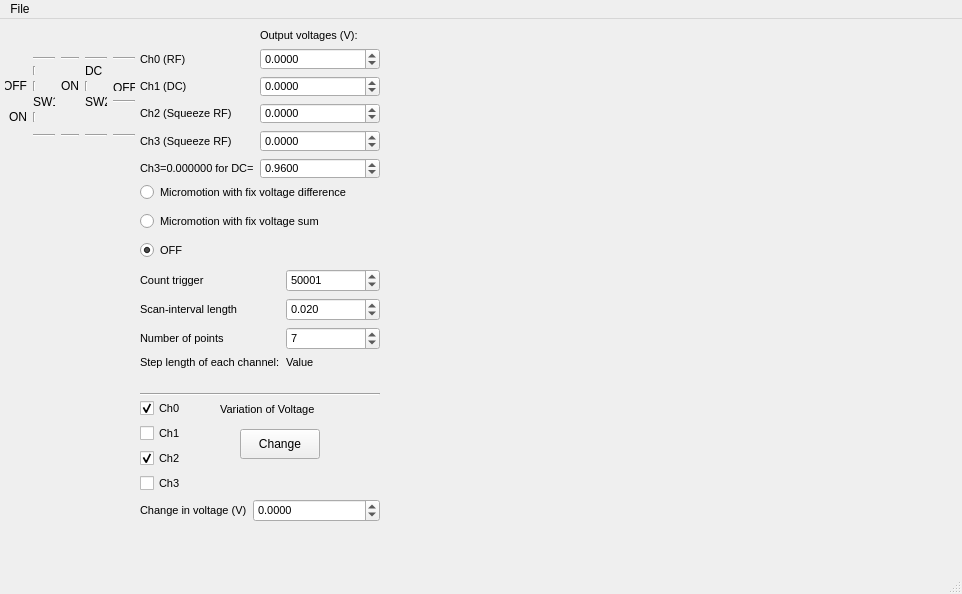
<?xml version="1.0" encoding="UTF-8"?>
<ui version="4.0">
 <class>DACWindow</class>
 <widget class="QMainWindow" name="DACWindow">
  <property name="geometry">
   <rect>
    <x>0</x>
    <y>0</y>
    <width>962</width>
    <height>594</height>
   </rect>
  </property>
  <property name="windowTitle">
   <string>Micromotion Minimization</string>
  </property>
  <widget class="QWidget" name="centralwidget">
   <widget class="QWidget" name="formLayoutWidget">
    <property name="geometry">
     <rect>
      <x>140</x>
      <y>10</y>
      <width>240</width>
      <height>150</height>
     </rect>
    </property>
    <property name="font">
     <font>
      <pointsize>8</pointsize>
     </font>
    </property>
    <layout class="QFormLayout" name="formLayout">
     <property name="fieldGrowthPolicy">
      <enum>QFormLayout::AllNonFixedFieldsGrow</enum>
     </property>
     <item row="1" column="0">
      <widget class="QLabel" name="label">
       <property name="font">
        <font>
         <pointsize>8</pointsize>
        </font>
       </property>
       <property name="text">
        <string>Ch0 (RF)</string>
       </property>
      </widget>
     </item>
     <item row="1" column="1">
      <widget class="QDoubleSpinBox" name="ch0SpinBox">
       <property name="font">
        <font>
         <pointsize>8</pointsize>
        </font>
       </property>
       <property name="decimals">
        <number>4</number>
       </property>
       <property name="minimum">
        <double>-10.000000000000000</double>
       </property>
       <property name="maximum">
        <double>10.000000000000000</double>
       </property>
       <property name="singleStep">
        <double>0.020000000000000</double>
       </property>
      </widget>
     </item>
     <item row="2" column="0">
      <widget class="QLabel" name="label_2">
       <property name="font">
        <font>
         <pointsize>8</pointsize>
        </font>
       </property>
       <property name="text">
        <string>Ch1 (DC)</string>
       </property>
      </widget>
     </item>
     <item row="2" column="1">
      <widget class="QDoubleSpinBox" name="ch1SpinBox">
       <property name="font">
        <font>
         <pointsize>8</pointsize>
        </font>
       </property>
       <property name="decimals">
        <number>4</number>
       </property>
       <property name="minimum">
        <double>-10.000000000000000</double>
       </property>
       <property name="maximum">
        <double>10.000000000000000</double>
       </property>
       <property name="singleStep">
        <double>0.020000000000000</double>
       </property>
      </widget>
     </item>
     <item row="3" column="0">
      <widget class="QLabel" name="label_3">
       <property name="font">
        <font>
         <pointsize>8</pointsize>
        </font>
       </property>
       <property name="text">
        <string>Ch2 (Squeeze RF)</string>
       </property>
      </widget>
     </item>
     <item row="3" column="1">
      <widget class="QDoubleSpinBox" name="ch2SpinBox">
       <property name="font">
        <font>
         <pointsize>8</pointsize>
        </font>
       </property>
       <property name="decimals">
        <number>4</number>
       </property>
       <property name="minimum">
        <double>-10.000000000000000</double>
       </property>
       <property name="maximum">
        <double>10.000000000000000</double>
       </property>
       <property name="singleStep">
        <double>0.020000000000000</double>
       </property>
      </widget>
     </item>
     <item row="4" column="0">
      <widget class="QLabel" name="label_4">
       <property name="font">
        <font>
         <pointsize>8</pointsize>
        </font>
       </property>
       <property name="text">
        <string>Ch3 (Squeeze RF)</string>
       </property>
      </widget>
     </item>
     <item row="4" column="1">
      <widget class="QDoubleSpinBox" name="ch3SpinBox">
       <property name="enabled">
        <bool>true</bool>
       </property>
       <property name="font">
        <font>
         <pointsize>8</pointsize>
        </font>
       </property>
       <property name="wrapping">
        <bool>false</bool>
       </property>
       <property name="frame">
        <bool>true</bool>
       </property>
       <property name="specialValueText">
        <string/>
       </property>
       <property name="decimals">
        <number>4</number>
       </property>
       <property name="minimum">
        <double>-10.000000000000000</double>
       </property>
       <property name="maximum">
        <double>10.000000000000000</double>
       </property>
       <property name="singleStep">
        <double>0.020000000000000</double>
       </property>
      </widget>
     </item>
     <item row="0" column="1">
      <widget class="QLabel" name="label_5">
       <property name="font">
        <font>
         <pointsize>8</pointsize>
        </font>
       </property>
       <property name="text">
        <string>Output voltages (V):</string>
       </property>
      </widget>
     </item>
     <item row="5" column="0">
      <widget class="QLabel" name="expectedCh3">
       <property name="font">
        <font>
         <pointsize>8</pointsize>
        </font>
       </property>
       <property name="text">
        <string>Ch3=0.000000 for DC=</string>
       </property>
      </widget>
     </item>
     <item row="5" column="1">
      <widget class="QDoubleSpinBox" name="DC_value">
       <property name="enabled">
        <bool>true</bool>
       </property>
       <property name="font">
        <font>
         <pointsize>8</pointsize>
        </font>
       </property>
       <property name="wrapping">
        <bool>false</bool>
       </property>
       <property name="frame">
        <bool>true</bool>
       </property>
       <property name="specialValueText">
        <string/>
       </property>
       <property name="decimals">
        <number>4</number>
       </property>
       <property name="minimum">
        <double>-10.000000000000000</double>
       </property>
       <property name="maximum">
        <double>10.000000000000000</double>
       </property>
       <property name="singleStep">
        <double>0.020000000000000</double>
       </property>
       <property name="value">
        <double>0.960000000000000</double>
       </property>
      </widget>
     </item>
    </layout>
   </widget>
   <widget class="QWidget" name="verticalLayoutWidget">
    <property name="geometry">
     <rect>
      <x>390</x>
      <y>10</y>
      <width>540</width>
      <height>530</height>
     </rect>
    </property>
    <property name="font">
     <font>
      <pointsize>8</pointsize>
     </font>
    </property>
    <layout class="QVBoxLayout" name="verticalLayout">
     <item>
      <widget class="MatplotlibWidget" name="AmplitudePlot">
       <property name="font">
        <font>
         <pointsize>8</pointsize>
        </font>
       </property>
      </widget>
     </item>
     <item>
      <widget class="MatplotlibWidget" name="PhasePlot">
       <property name="font">
        <font>
         <pointsize>8</pointsize>
        </font>
       </property>
      </widget>
     </item>
    </layout>
   </widget>
   <widget class="QWidget" name="verticalLayoutWidget_2">
    <property name="geometry">
     <rect>
      <x>140</x>
      <y>160</y>
      <width>240</width>
      <height>86</height>
     </rect>
    </property>
    <property name="font">
     <font>
      <pointsize>8</pointsize>
     </font>
    </property>
    <layout class="QVBoxLayout" name="verticalLayout_2">
     <item>
      <widget class="QRadioButton" name="FixVDiffMMMM">
       <property name="font">
        <font>
         <pointsize>8</pointsize>
        </font>
       </property>
       <property name="text">
        <string>Micromotion with fix voltage difference</string>
       </property>
      </widget>
     </item>
     <item>
      <widget class="QRadioButton" name="FixVSumMMMM">
       <property name="font">
        <font>
         <pointsize>8</pointsize>
        </font>
       </property>
       <property name="text">
        <string>Micromotion with fix voltage sum</string>
       </property>
      </widget>
     </item>
     <item>
      <widget class="QRadioButton" name="NoMMMM">
       <property name="font">
        <font>
         <pointsize>8</pointsize>
        </font>
       </property>
       <property name="text">
        <string>OFF</string>
       </property>
       <property name="checked">
        <bool>true</bool>
       </property>
      </widget>
     </item>
    </layout>
   </widget>
   <widget class="QWidget" name="formLayoutWidget_2">
    <property name="geometry">
     <rect>
      <x>140</x>
      <y>250</y>
      <width>240</width>
      <height>118</height>
     </rect>
    </property>
    <property name="font">
     <font>
      <pointsize>8</pointsize>
     </font>
    </property>
    <layout class="QFormLayout" name="formLayout_2">
     <property name="fieldGrowthPolicy">
      <enum>QFormLayout::AllNonFixedFieldsGrow</enum>
     </property>
     <item row="0" column="0">
      <widget class="QLabel" name="label_6">
       <property name="font">
        <font>
         <pointsize>8</pointsize>
        </font>
       </property>
       <property name="text">
        <string>Count trigger</string>
       </property>
      </widget>
     </item>
     <item row="1" column="0">
      <widget class="QLabel" name="label_7">
       <property name="font">
        <font>
         <pointsize>8</pointsize>
        </font>
       </property>
       <property name="text">
        <string>Scan-interval length</string>
       </property>
      </widget>
     </item>
     <item row="1" column="1">
      <widget class="QDoubleSpinBox" name="scanIntervalLength">
       <property name="enabled">
        <bool>true</bool>
       </property>
       <property name="font">
        <font>
         <pointsize>8</pointsize>
        </font>
       </property>
       <property name="wrapping">
        <bool>false</bool>
       </property>
       <property name="frame">
        <bool>true</bool>
       </property>
       <property name="specialValueText">
        <string/>
       </property>
       <property name="decimals">
        <number>3</number>
       </property>
       <property name="minimum">
        <double>0.000000000000000</double>
       </property>
       <property name="maximum">
        <double>20.000000000000000</double>
       </property>
       <property name="singleStep">
        <double>0.010000000000000</double>
       </property>
       <property name="value">
        <double>0.020000000000000</double>
       </property>
      </widget>
     </item>
     <item row="2" column="0">
      <widget class="QLabel" name="label_8">
       <property name="font">
        <font>
         <pointsize>8</pointsize>
        </font>
       </property>
       <property name="text">
        <string>Number of points</string>
       </property>
      </widget>
     </item>
     <item row="3" column="0">
      <widget class="QLabel" name="label_9">
       <property name="font">
        <font>
         <pointsize>8</pointsize>
        </font>
       </property>
       <property name="text">
        <string>Step length of each channel:</string>
       </property>
      </widget>
     </item>
     <item row="3" column="1">
      <widget class="QLabel" name="stepLength">
       <property name="font">
        <font>
         <pointsize>8</pointsize>
        </font>
       </property>
       <property name="text">
        <string>Value</string>
       </property>
      </widget>
     </item>
     <item row="2" column="1">
      <widget class="QSpinBox" name="numberPoints">
       <property name="minimum">
        <number>2</number>
       </property>
       <property name="value">
        <number>7</number>
       </property>
      </widget>
     </item>
     <item row="0" column="1">
      <widget class="QSpinBox" name="countSpinBox">
       <property name="minimum">
        <number>2</number>
       </property>
       <property name="maximum">
        <number>999999999</number>
       </property>
       <property name="singleStep">
        <number>10</number>
       </property>
       <property name="value">
        <number>50001</number>
       </property>
      </widget>
     </item>
    </layout>
   </widget>
   <widget class="QWidget" name="verticalLayoutWidget_3">
    <property name="geometry">
     <rect>
      <x>140</x>
      <y>380</y>
      <width>60</width>
      <height>96</height>
     </rect>
    </property>
    <property name="font">
     <font>
      <pointsize>8</pointsize>
     </font>
    </property>
    <layout class="QVBoxLayout" name="verticalLayout_3">
     <item>
      <widget class="QCheckBox" name="ChangeCh0">
       <property name="font">
        <font>
         <pointsize>8</pointsize>
        </font>
       </property>
       <property name="text">
        <string>Ch0</string>
       </property>
       <property name="checked">
        <bool>true</bool>
       </property>
      </widget>
     </item>
     <item>
      <widget class="QCheckBox" name="ChangeCh1">
       <property name="font">
        <font>
         <pointsize>8</pointsize>
        </font>
       </property>
       <property name="text">
        <string>Ch1</string>
       </property>
      </widget>
     </item>
     <item>
      <widget class="QCheckBox" name="ChangeCh2">
       <property name="font">
        <font>
         <pointsize>8</pointsize>
        </font>
       </property>
       <property name="text">
        <string>Ch2</string>
       </property>
       <property name="checked">
        <bool>true</bool>
       </property>
      </widget>
     </item>
     <item>
      <widget class="QCheckBox" name="ChangeCh3">
       <property name="enabled">
        <bool>true</bool>
       </property>
       <property name="text">
        <string>Ch3</string>
       </property>
      </widget>
     </item>
    </layout>
   </widget>
   <widget class="Line" name="line">
    <property name="geometry">
     <rect>
      <x>140</x>
      <y>370</y>
      <width>240</width>
      <height>10</height>
     </rect>
    </property>
    <property name="orientation">
     <enum>Qt::Horizontal</enum>
    </property>
   </widget>
   <widget class="QWidget" name="formLayoutWidget_3">
    <property name="geometry">
     <rect>
      <x>140</x>
      <y>480</y>
      <width>240</width>
      <height>60</height>
     </rect>
    </property>
    <property name="font">
     <font>
      <pointsize>8</pointsize>
     </font>
    </property>
    <layout class="QFormLayout" name="formLayout_3">
     <property name="fieldGrowthPolicy">
      <enum>QFormLayout::AllNonFixedFieldsGrow</enum>
     </property>
     <item row="0" column="0">
      <widget class="QLabel" name="label_10">
       <property name="font">
        <font>
         <pointsize>8</pointsize>
        </font>
       </property>
       <property name="text">
        <string>Change in voltage (V)</string>
       </property>
      </widget>
     </item>
     <item row="0" column="1">
      <widget class="QDoubleSpinBox" name="DeltaV">
       <property name="enabled">
        <bool>true</bool>
       </property>
       <property name="font">
        <font>
         <pointsize>8</pointsize>
        </font>
       </property>
       <property name="wrapping">
        <bool>false</bool>
       </property>
       <property name="frame">
        <bool>true</bool>
       </property>
       <property name="specialValueText">
        <string/>
       </property>
       <property name="decimals">
        <number>4</number>
       </property>
       <property name="minimum">
        <double>-1.000000000000000</double>
       </property>
       <property name="maximum">
        <double>1.000000000000000</double>
       </property>
       <property name="singleStep">
        <double>0.001000000000000</double>
       </property>
       <property name="value">
        <double>0.000000000000000</double>
       </property>
      </widget>
     </item>
    </layout>
   </widget>
   <widget class="QLabel" name="label_12">
    <property name="geometry">
     <rect>
      <x>220</x>
      <y>380</y>
      <width>140</width>
      <height>20</height>
     </rect>
    </property>
    <property name="font">
     <font>
      <pointsize>8</pointsize>
     </font>
    </property>
    <property name="text">
     <string>Variation of Voltage</string>
    </property>
   </widget>
   <widget class="QPushButton" name="ChangeV">
    <property name="geometry">
     <rect>
      <x>240</x>
      <y>410</y>
      <width>80</width>
      <height>30</height>
     </rect>
    </property>
    <property name="text">
     <string>Change</string>
    </property>
   </widget>
   <widget class="Line" name="line_2">
    <property name="geometry">
     <rect>
      <x>26</x>
      <y>562</y>
      <width>110</width>
      <height>41</height>
     </rect>
    </property>
    <property name="orientation">
     <enum>Qt::Horizontal</enum>
    </property>
   </widget>
   <widget class="Line" name="line_3">
    <property name="geometry">
     <rect>
      <x>106</x>
      <y>627</y>
      <width>30</width>
      <height>10</height>
     </rect>
    </property>
    <property name="orientation">
     <enum>Qt::Horizontal</enum>
    </property>
   </widget>
   <widget class="QLabel" name="label_11">
    <property name="geometry">
     <rect>
      <x>76</x>
      <y>592</y>
      <width>20</width>
      <height>20</height>
     </rect>
    </property>
    <property name="text">
     <string>DC</string>
    </property>
   </widget>
   <widget class="Line" name="line_4">
    <property name="geometry">
     <rect>
      <x>26</x>
      <y>642</y>
      <width>110</width>
      <height>41</height>
     </rect>
    </property>
    <property name="palette">
     <palette>
      <active>
       <colorrole role="Shadow">
        <brush brushstyle="SolidPattern">
         <color alpha="255">
          <red>255</red>
          <green>0</green>
          <blue>0</blue>
         </color>
        </brush>
       </colorrole>
      </active>
      <inactive>
       <colorrole role="Shadow">
        <brush brushstyle="SolidPattern">
         <color alpha="255">
          <red>255</red>
          <green>0</green>
          <blue>0</blue>
         </color>
        </brush>
       </colorrole>
      </inactive>
      <disabled>
       <colorrole role="Shadow">
        <brush brushstyle="SolidPattern">
         <color alpha="255">
          <red>255</red>
          <green>0</green>
          <blue>0</blue>
         </color>
        </brush>
       </colorrole>
      </disabled>
     </palette>
    </property>
    <property name="frameShadow">
     <enum>QFrame::Raised</enum>
    </property>
    <property name="orientation">
     <enum>Qt::Horizontal</enum>
    </property>
   </widget>
   <widget class="Line" name="line_5">
    <property name="geometry">
     <rect>
      <x>16</x>
      <y>582</y>
      <width>20</width>
      <height>30</height>
     </rect>
    </property>
    <property name="orientation">
     <enum>Qt::Vertical</enum>
    </property>
   </widget>
   <widget class="Line" name="line_6">
    <property name="geometry">
     <rect>
      <x>16</x>
      <y>632</y>
      <width>20</width>
      <height>30</height>
     </rect>
    </property>
    <property name="frameShadow">
     <enum>QFrame::Raised</enum>
    </property>
    <property name="orientation">
     <enum>Qt::Vertical</enum>
    </property>
   </widget>
   <widget class="QLabel" name="label_13">
    <property name="geometry">
     <rect>
      <x>16</x>
      <y>618</y>
      <width>30</width>
      <height>10</height>
     </rect>
    </property>
    <property name="text">
     <string>SW1</string>
    </property>
   </widget>
   <widget class="QLabel" name="label_14">
    <property name="geometry">
     <rect>
      <x>26</x>
      <y>592</y>
      <width>46</width>
      <height>14</height>
     </rect>
    </property>
    <property name="text">
     <string>OFF</string>
    </property>
   </widget>
   <widget class="QLabel" name="label_15">
    <property name="geometry">
     <rect>
      <x>26</x>
      <y>642</y>
      <width>46</width>
      <height>14</height>
     </rect>
    </property>
    <property name="text">
     <string>ON</string>
    </property>
   </widget>
   <widget class="QLabel" name="label_16">
    <property name="geometry">
     <rect>
      <x>76</x>
      <y>626</y>
      <width>30</width>
      <height>14</height>
     </rect>
    </property>
    <property name="text">
     <string>SW2</string>
    </property>
   </widget>
   <widget class="Line" name="line_7">
    <property name="geometry">
     <rect>
      <x>76</x>
      <y>606</y>
      <width>20</width>
      <height>20</height>
     </rect>
    </property>
    <property name="frameShadow">
     <enum>QFrame::Raised</enum>
    </property>
    <property name="orientation">
     <enum>Qt::Vertical</enum>
    </property>
   </widget>
   <widget class="QLabel" name="label_17">
    <property name="geometry">
     <rect>
      <x>112</x>
      <y>615</y>
      <width>46</width>
      <height>20</height>
     </rect>
    </property>
    <property name="text">
     <string>OFF</string>
    </property>
   </widget>
   <widget class="QLabel" name="label_18">
    <property name="geometry">
     <rect>
      <x>70</x>
      <y>610</y>
      <width>46</width>
      <height>14</height>
     </rect>
    </property>
    <property name="text">
     <string>ON</string>
    </property>
   </widget>
   <widget class="QWidget" name="gridLayoutWidget">
    <property name="geometry">
     <rect>
      <x>5</x>
      <y>38</y>
      <width>130</width>
      <height>80</height>
     </rect>
    </property>
    <layout class="QGridLayout" name="gridLayout">
     <item row="3" column="1">
      <widget class="QLabel" name="label_22">
       <property name="text">
        <string>SW1</string>
       </property>
      </widget>
     </item>
     <item row="2" column="1">
      <widget class="Line" name="line_8">
       <property name="orientation">
        <enum>Qt::Vertical</enum>
       </property>
      </widget>
     </item>
     <item row="4" column="1">
      <widget class="Line" name="line_9">
       <property name="orientation">
        <enum>Qt::Vertical</enum>
       </property>
      </widget>
     </item>
     <item row="2" column="0">
      <widget class="QLabel" name="label_24">
       <property name="text">
        <string>OFF</string>
       </property>
       <property name="alignment">
        <set>Qt::AlignRight|Qt::AlignTrailing|Qt::AlignVCenter</set>
       </property>
      </widget>
     </item>
     <item row="4" column="0">
      <widget class="QLabel" name="label_25">
       <property name="text">
        <string>ON</string>
       </property>
       <property name="alignment">
        <set>Qt::AlignRight|Qt::AlignTrailing|Qt::AlignVCenter</set>
       </property>
      </widget>
     </item>
     <item row="0" column="1">
      <widget class="Line" name="line_10">
       <property name="orientation">
        <enum>Qt::Horizontal</enum>
       </property>
      </widget>
     </item>
     <item row="0" column="2">
      <widget class="Line" name="line_11">
       <property name="orientation">
        <enum>Qt::Horizontal</enum>
       </property>
      </widget>
     </item>
     <item row="6" column="1">
      <widget class="Line" name="line_12">
       <property name="orientation">
        <enum>Qt::Horizontal</enum>
       </property>
      </widget>
     </item>
     <item row="6" column="2">
      <widget class="Line" name="line_13">
       <property name="orientation">
        <enum>Qt::Horizontal</enum>
       </property>
      </widget>
     </item>
     <item row="3" column="3">
      <widget class="QLabel" name="label_23">
       <property name="text">
        <string>SW2</string>
       </property>
      </widget>
     </item>
     <item row="1" column="1">
      <widget class="Line" name="line_14">
       <property name="orientation">
        <enum>Qt::Vertical</enum>
       </property>
      </widget>
     </item>
     <item row="5" column="1">
      <widget class="Line" name="line_15">
       <property name="orientation">
        <enum>Qt::Vertical</enum>
       </property>
      </widget>
     </item>
     <item row="2" column="3">
      <widget class="Line" name="line_16">
       <property name="orientation">
        <enum>Qt::Vertical</enum>
       </property>
      </widget>
     </item>
     <item row="2" column="2">
      <widget class="QLabel" name="label_27">
       <property name="text">
        <string>ON</string>
       </property>
       <property name="alignment">
        <set>Qt::AlignRight|Qt::AlignTrailing|Qt::AlignVCenter</set>
       </property>
      </widget>
     </item>
     <item row="3" column="4">
      <widget class="Line" name="line_17">
       <property name="orientation">
        <enum>Qt::Horizontal</enum>
       </property>
      </widget>
     </item>
     <item row="2" column="4">
      <widget class="QLabel" name="label_31">
       <property name="text">
        <string>OFF</string>
       </property>
       <property name="alignment">
        <set>Qt::AlignLeading|Qt::AlignLeft|Qt::AlignTop</set>
       </property>
      </widget>
     </item>
     <item row="1" column="3">
      <widget class="QLabel" name="label_32">
       <property name="text">
        <string>DC</string>
       </property>
      </widget>
     </item>
     <item row="6" column="3">
      <widget class="Line" name="line_18">
       <property name="orientation">
        <enum>Qt::Horizontal</enum>
       </property>
      </widget>
     </item>
     <item row="6" column="4">
      <widget class="Line" name="line_19">
       <property name="orientation">
        <enum>Qt::Horizontal</enum>
       </property>
      </widget>
     </item>
     <item row="0" column="3">
      <widget class="Line" name="line_20">
       <property name="orientation">
        <enum>Qt::Horizontal</enum>
       </property>
      </widget>
     </item>
     <item row="0" column="4">
      <widget class="Line" name="line_21">
       <property name="orientation">
        <enum>Qt::Horizontal</enum>
       </property>
      </widget>
     </item>
    </layout>
   </widget>
  </widget>
  <widget class="QMenuBar" name="menubar">
   <property name="geometry">
    <rect>
     <x>0</x>
     <y>0</y>
     <width>962</width>
     <height>21</height>
    </rect>
   </property>
   <widget class="QMenu" name="menuFile">
    <property name="title">
     <string>File</string>
    </property>
    <addaction name="actionExit"/>
   </widget>
   <addaction name="menuFile"/>
  </widget>
  <widget class="QStatusBar" name="statusbar"/>
  <action name="actionExit">
   <property name="text">
    <string>Exit</string>
   </property>
  </action>
 </widget>
 <customwidgets>
  <customwidget>
   <class>MatplotlibWidget</class>
   <extends>QWidget</extends>
   <header>matplotlibwidget</header>
  </customwidget>
 </customwidgets>
 <tabstops>
  <tabstop>ch0SpinBox</tabstop>
  <tabstop>ch1SpinBox</tabstop>
  <tabstop>ch2SpinBox</tabstop>
  <tabstop>ch3SpinBox</tabstop>
  <tabstop>FixVDiffMMMM</tabstop>
  <tabstop>FixVSumMMMM</tabstop>
  <tabstop>NoMMMM</tabstop>
  <tabstop>countSpinBox</tabstop>
  <tabstop>scanIntervalLength</tabstop>
  <tabstop>numberPoints</tabstop>
  <tabstop>ChangeCh0</tabstop>
  <tabstop>ChangeCh1</tabstop>
  <tabstop>ChangeCh2</tabstop>
  <tabstop>ChangeCh3</tabstop>
  <tabstop>ChangeV</tabstop>
  <tabstop>DeltaV</tabstop>
 </tabstops>
 <resources/>
 <connections>
  <connection>
   <sender>actionExit</sender>
   <signal>triggered()</signal>
   <receiver>DACWindow</receiver>
   <slot>close()</slot>
   <hints>
    <hint type="sourcelabel">
     <x>-1</x>
     <y>-1</y>
    </hint>
    <hint type="destinationlabel">
     <x>128</x>
     <y>108</y>
    </hint>
   </hints>
  </connection>
 </connections>
</ui>
